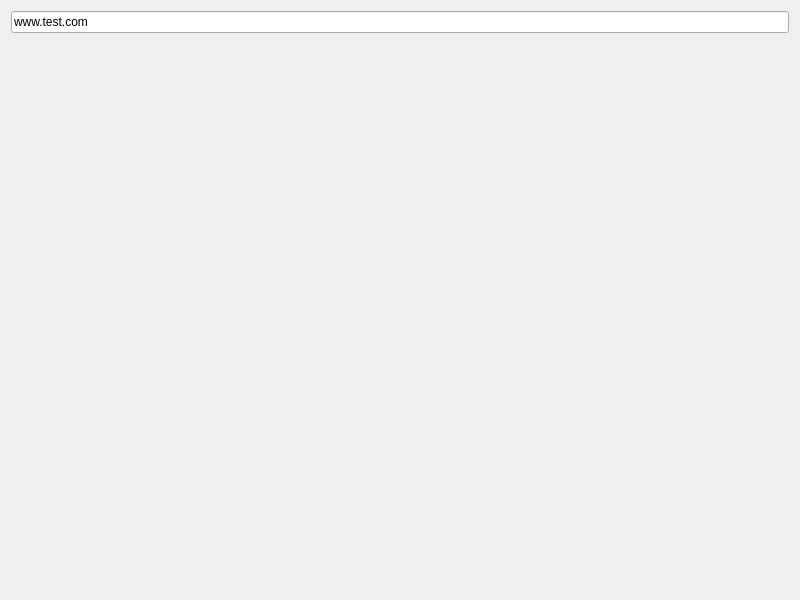
<?xml version="1.0" encoding="UTF-8"?>
<ui version="4.0">
 <class>qrencodewidget</class>
 <widget class="QWidget" name="qrencodewidget">
  <property name="geometry">
   <rect>
    <x>0</x>
    <y>0</y>
    <width>800</width>
    <height>600</height>
   </rect>
  </property>
  <property name="windowTitle">
   <string>qrencodewidget</string>
  </property>
  <layout class="QVBoxLayout" name="verticalLayout">
   <item>
    <widget class="QLineEdit" name="lineEdit">
     <property name="text">
      <string notr="true">www.test.com</string>
     </property>
    </widget>
   </item>
   <item>
    <widget class="QWidget" name="widget" native="true">
     <layout class="QHBoxLayout" name="horizontalLayout">
      <item>
       <spacer name="horizontalSpacer">
        <property name="orientation">
         <enum>Qt::Horizontal</enum>
        </property>
        <property name="sizeHint" stdset="0">
         <size>
          <width>223</width>
          <height>20</height>
         </size>
        </property>
       </spacer>
      </item>
      <item>
       <widget class="QLabel" name="QrenCodeLabel">
        <property name="minimumSize">
         <size>
          <width>300</width>
          <height>0</height>
         </size>
        </property>
        <property name="text">
         <string/>
        </property>
       </widget>
      </item>
      <item>
       <spacer name="horizontalSpacer_2">
        <property name="orientation">
         <enum>Qt::Horizontal</enum>
        </property>
        <property name="sizeHint" stdset="0">
         <size>
          <width>223</width>
          <height>20</height>
         </size>
        </property>
       </spacer>
      </item>
     </layout>
    </widget>
   </item>
  </layout>
 </widget>
 <resources/>
 <connections/>
</ui>
